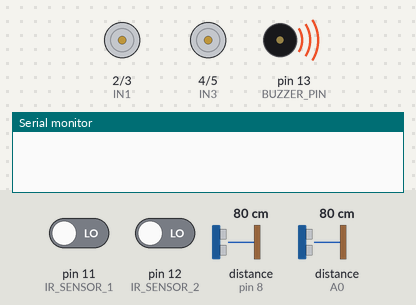
Recording of a sketch running on a simulated Arduino Uno, built with avr-gcc and run on an emulated ATmega328P. On the bench: motor-driver pin pairs drawn as motors (green arrow = first pin HIGH = forward, orange = second pin HIGH = backward, longer = more drive, scaled by the enable pin), buzzer (waves = sounding), the last lines printed to the serial monitor. Wiring (inferred from the names in the program): 2 × ultrasonic range finder: trigger pin 6, echo A0 / trigger pin 7, echo pin 8. Inputs (shaded band) come from the test bench; at power-on: distance to the obstacle (sensors on A0, pin 8) 80 cm, pin 11 (IR_SENSOR_1) LOW, pin 12 (IR_SENSOR_2) LOW. The echo pulse lasts 58.3 µs per cm.

Above: at 1.2 s.
1.3 s: distance to the obstacle (sensor on A0) set to 17 cm
2.8 s: distance to the obstacle (sensor on A0) set to 14 cm
At 3.01 s:
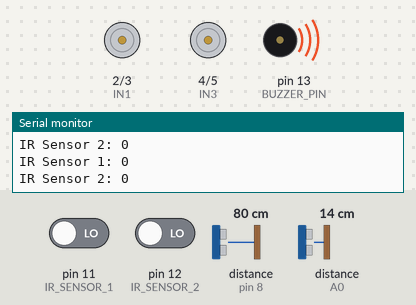
5.8 s: distance to the obstacle (sensor on pin 8) set to 250 cm
8.8 s: pin 11 (IR_SENSOR_1) driven HIGH
At 9.0 s:
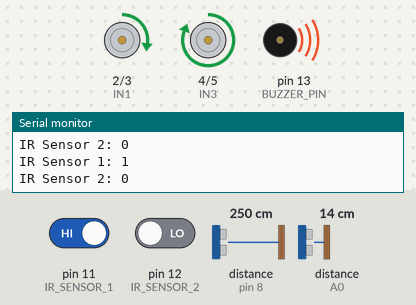
11.8 s: pin 12 (IR_SENSOR_2) driven HIGH
At 12.6 s:
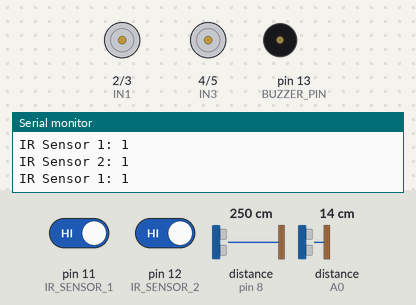
13.4 s: distance to the obstacle (sensor on pin 8) set to 18 cm
At 13.66 s:
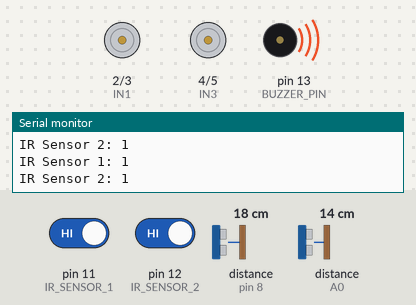
Timing chart, 0 to 17.4 s (numbered marks = the images above; inputs shaded):
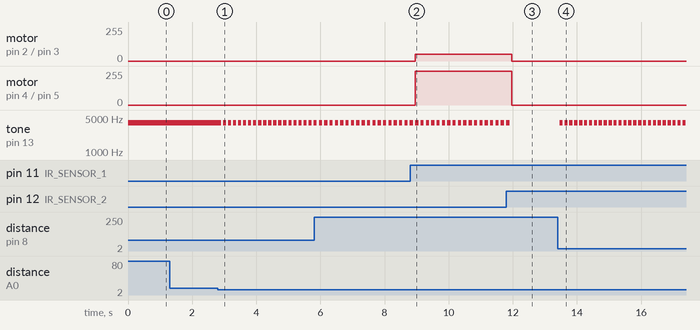

The sketch:

cargo_bot.ino
```cpp
// Define motor control pins
#define ENA 9
#define IN1 2
#define IN2 3
#define ENB 10
#define IN3 4
#define IN4 5

// Define ultrasonic sensor pins
#define TRIG_PIN 7
#define ECHO_PIN 8

// Define ultrasonic sensor for fall detection
#define TRIG_PIN_2 6
#define ECHO_PIN_2 A0

// Define IR sensor pins
#define IR_SENSOR_1 11
#define IR_SENSOR_2 12

// Define buzzer pin
#define BUZZER_PIN 13

void setup() {
  Serial.begin(9600); // Initialize serial communication for debugging

  // Set motor control pins as outputs
  pinMode(ENA, OUTPUT);
  pinMode(IN1, OUTPUT);
  pinMode(IN2, OUTPUT);
  pinMode(ENB, OUTPUT);
  pinMode(IN3, OUTPUT);
  pinMode(IN4, OUTPUT);

  // Set ultrasonic sensor pins
  pinMode(TRIG_PIN, OUTPUT);
  pinMode(ECHO_PIN, INPUT);

  // Set ultrasonic sensor pins for fall detection
  pinMode(TRIG_PIN_2, OUTPUT);
  pinMode(ECHO_PIN_2, INPUT);

  // Set IR sensor pins as inputs
  pinMode(IR_SENSOR_1, INPUT);
  pinMode(IR_SENSOR_2, INPUT);

  // Set buzzer pin as output
  pinMode(BUZZER_PIN, OUTPUT);

  stopBuzzer(); // Make sure the buzzer is off when starting
}

void loop() {
  // Get the distance from both ultrasonic sensors
  long distance = measureDistance(TRIG_PIN, ECHO_PIN);

  long groundDistance = measureDistance(TRIG_PIN_2, ECHO_PIN_2);  // Ground distance (fall detection)
  // Fall detection: stop immediately if distance from ground is >= 8 cm
  if (groundDistance >= 15) {
    stopMotors(); // Stop to prevent falling immediately
    soundContinuousBuzzer(); // Continuous sound for fall detection
    return;       // Skip other logic when a fall is detected
  }

  // Read IR sensors
  bool irObstacle1 = digitalRead(IR_SENSOR_1);
  bool irObstacle2 = digitalRead(IR_SENSOR_2);

  // Debugging output to check the values of the IR sensors
  Serial.print("IR Sensor 1: ");
  Serial.println(irObstacle1);
  Serial.print("IR Sensor 2: ");
  Serial.println(irObstacle2);

  // Check if both IR sensors detect an obstacle
  if (irObstacle1 == LOW && irObstacle2 == LOW) {
    stopMotors(); // Stop if both IR sensors detect an obstacle
    soundBuzzer(); // Sound buzzer as obstacle is detected
  }
  // Check if the left IR sensor detects an obstacle
  else if (irObstacle1 == LOW) {
   //turnRight(); // If left sensor detects an obstacle, turn right
    turnLeft(); // If right sensor detects an obstacle, turn left
    soundBuzzer(); // Sound buzzer as obstacle is detected
  }
  // Check if the right IR sensor detects an obstacle
  else if (irObstacle2 == LOW) {
    turnRight(); // If left sensor detects an obstacle, turn right

    soundBuzzer(); // Sound buzzer as obstacle is detected
  }
  // Check the distance using the front ultrasonic sensor
  else if (distance < 20) {
    stopMotors(); // Stop if the object is too close
    soundBuzzer(); // Sound buzzer as obstacle is detected
  }
  else if (distance < 100) {
    moveForward(); // Move forward if object is within range
    stopBuzzer(); // Stop buzzer as no obstacle is nearby
  }
  else {
    stopMotors(); // Stop if no object is detected
    stopBuzzer(); // Stop buzzer
  }
}

// Function to measure distance using ultrasonic sensor
long measureDistance(int trigPin, int echoPin) {
  digitalWrite(trigPin, LOW);
  delayMicroseconds(2);
  digitalWrite(trigPin, HIGH);
  delayMicroseconds(10);
  digitalWrite(trigPin, LOW);

  long duration = pulseIn(echoPin, HIGH);
  long distance = duration * 0.034 / 2; // Convert to cm
  return distance;
}

// Function to move the robot forward
void moveForward() {
  // Motor 1
  digitalWrite(IN1, HIGH);  // Set Motor 1 to move forward
  digitalWrite(IN2, LOW);   // Ensure reverse is off
  analogWrite(ENA, 255);    // Full speed for Motor 1

  // Motor 2
  digitalWrite(IN3, HIGH);  // Set Motor 2 to move forward
  digitalWrite(IN4, LOW);   // Ensure reverse is off
  analogWrite(ENB, 255);    // Full speed for Motor 2
}

// Function to stop the motors
void stopMotors() {
  analogWrite(ENA, 0); // Stop Motor 1
  analogWrite(ENB, 0); // Stop Motor 2
}

// Function to turn left (by stopping right motor and moving left motor)
void turnLeft() {
  digitalWrite(IN1, HIGH);  // Motor 1 forward
  digitalWrite(IN2, LOW);
  analogWrite(ENA, 255);    // Full speed

  digitalWrite(IN3, HIGH);   // Motor 2 stop
  digitalWrite(IN4, LOW);
  analogWrite(ENB, 50);      // Stop motor
}

// Function to turn right (by stopping left motor and moving right motor)
void turnRight() {
  digitalWrite(IN1, HIGH);   // Motor 1 stop
  digitalWrite(IN2, LOW);
  analogWrite(ENA, 50);      // Stop motor

  digitalWrite(IN3, HIGH);  // Motor 2 forward
  digitalWrite(IN4, LOW);
  analogWrite(ENB, 255);    // Full speed
}

// Function to sound the buzzer with beeping pattern
void soundBuzzer() {
  tone(BUZZER_PIN, 4000); // Beep at 4000 Hz frequency
  delay(100);  // Short delay to simulate beep sound
  noTone(BUZZER_PIN); // Stop the tone to create beep effect
  delay(50);  // Pause between beeps
}

// Function to sound the buzzer continuously (for fall detection)
void soundContinuousBuzzer() {
  tone(BUZZER_PIN, 4000); // Continuous beep at 4000 Hz frequency
}

// Function to stop the buzzer
void stopBuzzer() {
  noTone(BUZZER_PIN); // Stop the buzzer sound
}
```

Measured:
- the behaviour switches between 16 and 15 cm on distance to the obstacle (sensor on A0) (found by bisection; images 0 and 1)
- after the input at 1.3 s, every drawn part: stays the same
- after the input at 2.8 s, tone on pin 13 (BUZZER_PIN): alternates 4000 Hz for 0.10 s and silent for 0.06 s, starting after 0.11 s
- after the input at 8.8 s, motor on pin 2 (IN1) / pin 3 (IN2): stopped → forward 50/255 after 0.16 s; motor on pin 4 (IN3) / pin 5 (IN4): stopped → forward 255/255 after 0.16 s
- after the input at 11.8 s, motor on pin 2 (IN1) / pin 3 (IN2): forward 50/255 → stopped after 0.16 s; motor on pin 4 (IN3) / pin 5 (IN4): forward 255/255 → stopped after 0.16 s; tone on pin 13 (BUZZER_PIN): goes on until 11.9 s, then stays silent
- after the input at 13.4 s, tone on pin 13 (BUZZER_PIN): alternates 4000 Hz for 0.10 s and silent for 0.05 s, starting after 0.06 s
